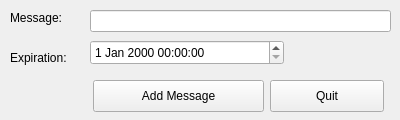
<?xml version="1.0" encoding="UTF-8"?>
<ui version="4.0">
 <class>MainWindow</class>
 <widget class="QMainWindow" name="MainWindow">
  <property name="geometry">
   <rect>
    <x>0</x>
    <y>0</y>
    <width>400</width>
    <height>120</height>
   </rect>
  </property>
  <property name="sizePolicy">
   <sizepolicy hsizetype="Fixed" vsizetype="Fixed">
    <horstretch>0</horstretch>
    <verstretch>0</verstretch>
   </sizepolicy>
  </property>
  <property name="windowTitle">
   <string>Dashboard Ticker</string>
  </property>
  <widget class="QWidget" name="centralWidget">
   <widget class="QPushButton" name="quitButton">
    <property name="geometry">
     <rect>
      <x>270</x>
      <y>80</y>
      <width>114</width>
      <height>32</height>
     </rect>
    </property>
    <property name="text">
     <string>Quit</string>
    </property>
   </widget>
   <widget class="QLabel" name="label">
    <property name="geometry">
     <rect>
      <x>10</x>
      <y>10</y>
      <width>62</width>
      <height>16</height>
     </rect>
    </property>
    <property name="text">
     <string>Message:</string>
    </property>
   </widget>
   <widget class="QLabel" name="label_2">
    <property name="geometry">
     <rect>
      <x>10</x>
      <y>50</y>
      <width>71</width>
      <height>16</height>
     </rect>
    </property>
    <property name="text">
     <string>Expiration:</string>
    </property>
   </widget>
   <widget class="QLineEdit" name="inputMessage">
    <property name="geometry">
     <rect>
      <x>90</x>
      <y>10</y>
      <width>301</width>
      <height>22</height>
     </rect>
    </property>
   </widget>
   <widget class="QDateTimeEdit" name="inputExpiration">
    <property name="geometry">
     <rect>
      <x>90</x>
      <y>40</y>
      <width>194</width>
      <height>25</height>
     </rect>
    </property>
   </widget>
   <widget class="QPushButton" name="addMessage">
    <property name="geometry">
     <rect>
      <x>93</x>
      <y>80</y>
      <width>171</width>
      <height>32</height>
     </rect>
    </property>
    <property name="text">
     <string>Add Message</string>
    </property>
   </widget>
  </widget>
 </widget>
 <layoutdefault spacing="6" margin="11"/>
 <resources/>
 <connections/>
</ui>
